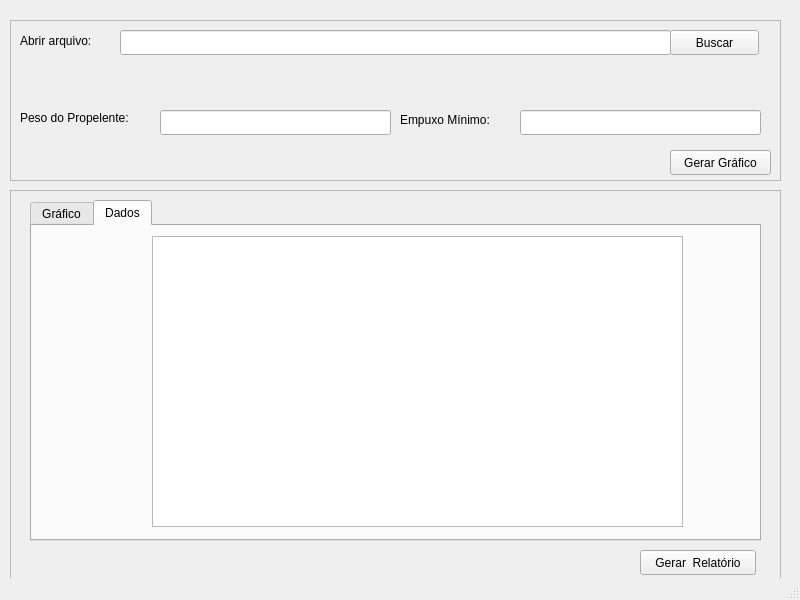
<?xml version="1.0" encoding="UTF-8"?>
<ui version="4.0">
 <class>MainWindow</class>
 <widget class="QMainWindow" name="MainWindow">
  <property name="geometry">
   <rect>
    <x>0</x>
    <y>0</y>
    <width>800</width>
    <height>600</height>
   </rect>
  </property>
  <property name="windowTitle">
   <string>Curva de Empuxo</string>
  </property>
  <widget class="QWidget" name="centralwidget">
   <widget class="QFrame" name="frame">
    <property name="geometry">
     <rect>
      <x>10</x>
      <y>190</y>
      <width>771</width>
      <height>391</height>
     </rect>
    </property>
    <property name="frameShape">
     <enum>QFrame::StyledPanel</enum>
    </property>
    <property name="frameShadow">
     <enum>QFrame::Raised</enum>
    </property>
    <widget class="QTabWidget" name="tabWidget">
     <property name="geometry">
      <rect>
       <x>20</x>
       <y>10</y>
       <width>731</width>
       <height>341</height>
      </rect>
     </property>
     <property name="currentIndex">
      <number>1</number>
     </property>
     <widget class="QWidget" name="tab">
      <attribute name="title">
       <string>Gráfico</string>
      </attribute>
      <widget class="QGraphicsView" name="graphicsView">
       <property name="geometry">
        <rect>
         <x>70</x>
         <y>10</y>
         <width>591</width>
         <height>291</height>
        </rect>
       </property>
      </widget>
     </widget>
     <widget class="QWidget" name="tab_2">
      <attribute name="title">
       <string>Dados</string>
      </attribute>
      <widget class="QTableView" name="tableView">
       <property name="geometry">
        <rect>
         <x>120</x>
         <y>10</y>
         <width>531</width>
         <height>291</height>
        </rect>
       </property>
      </widget>
     </widget>
    </widget>
    <widget class="QPushButton" name="pushButton_3">
     <property name="geometry">
      <rect>
       <x>630</x>
       <y>360</y>
       <width>116</width>
       <height>25</height>
      </rect>
     </property>
     <property name="text">
      <string>Gerar  Relatório</string>
     </property>
    </widget>
   </widget>
   <widget class="QFrame" name="frame_2">
    <property name="geometry">
     <rect>
      <x>10</x>
      <y>20</y>
      <width>771</width>
      <height>161</height>
     </rect>
    </property>
    <property name="frameShape">
     <enum>QFrame::StyledPanel</enum>
    </property>
    <property name="frameShadow">
     <enum>QFrame::Raised</enum>
    </property>
    <widget class="QPushButton" name="pushButton_2">
     <property name="geometry">
      <rect>
       <x>660</x>
       <y>130</y>
       <width>101</width>
       <height>25</height>
      </rect>
     </property>
     <property name="text">
      <string>Gerar Gráfico</string>
     </property>
    </widget>
    <widget class="QLabel" name="label_2">
     <property name="geometry">
      <rect>
       <x>10</x>
       <y>90</y>
       <width>141</width>
       <height>16</height>
      </rect>
     </property>
     <property name="text">
      <string>Peso do Propelente:</string>
     </property>
    </widget>
    <widget class="QLineEdit" name="lineEdit_3">
     <property name="geometry">
      <rect>
       <x>510</x>
       <y>90</y>
       <width>241</width>
       <height>25</height>
      </rect>
     </property>
    </widget>
    <widget class="QLineEdit" name="lineEdit_2">
     <property name="geometry">
      <rect>
       <x>150</x>
       <y>90</y>
       <width>231</width>
       <height>25</height>
      </rect>
     </property>
    </widget>
    <widget class="QLabel" name="label_3">
     <property name="geometry">
      <rect>
       <x>390</x>
       <y>90</y>
       <width>121</width>
       <height>20</height>
      </rect>
     </property>
     <property name="text">
      <string>Empuxo Mínimo:</string>
     </property>
    </widget>
    <widget class="QLineEdit" name="lineEdit">
     <property name="geometry">
      <rect>
       <x>110</x>
       <y>10</y>
       <width>551</width>
       <height>25</height>
      </rect>
     </property>
     <property name="text">
      <string/>
     </property>
    </widget>
    <widget class="QPushButton" name="pushButton">
     <property name="geometry">
      <rect>
       <x>660</x>
       <y>10</y>
       <width>89</width>
       <height>25</height>
      </rect>
     </property>
     <property name="text">
      <string>Buscar</string>
     </property>
    </widget>
    <widget class="QLabel" name="label">
     <property name="geometry">
      <rect>
       <x>10</x>
       <y>10</y>
       <width>101</width>
       <height>21</height>
      </rect>
     </property>
     <property name="text">
      <string>Abrir arquivo:</string>
     </property>
    </widget>
   </widget>
  </widget>
  <widget class="QStatusBar" name="statusbar"/>
 </widget>
 <resources/>
 <connections/>
</ui>
